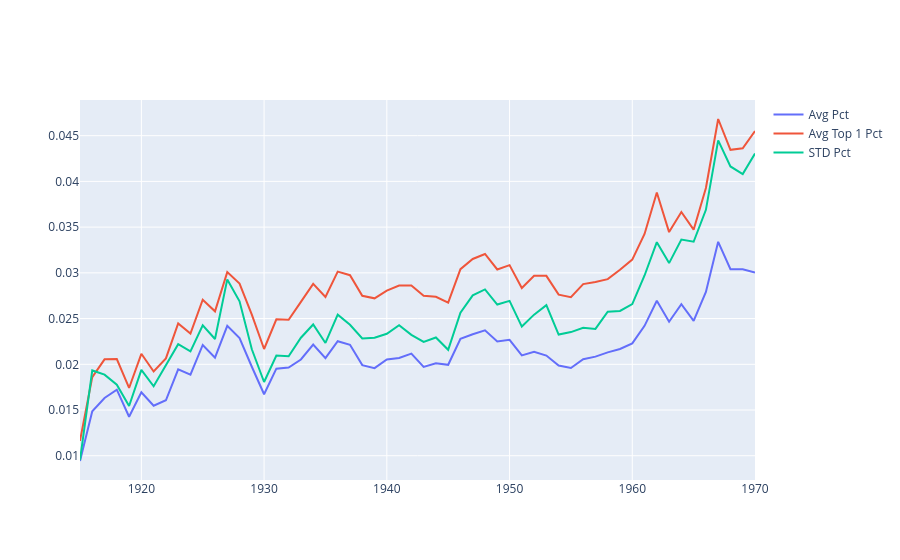

The cell this chart's notebook holds for it:
### Code cell
data = [
    go.Scatter(
        x=g.index,
        y=g['avg_face_pct_of_frame']['mean'],
        name='Avg Pct'
    ),
    go.Scatter(
        x=g.index,
        y=g['avg_face_top_1_pct_of_frame']['mean'],
        name='Avg Top 1 Pct'
    ),
    go.Scatter(
        x=g.index,
        y=g['stddev_face_pct_of_frame']['mean'],
        name='STD Pct'
    )
]
fig = go.Figure(data=data)
fig.show()
